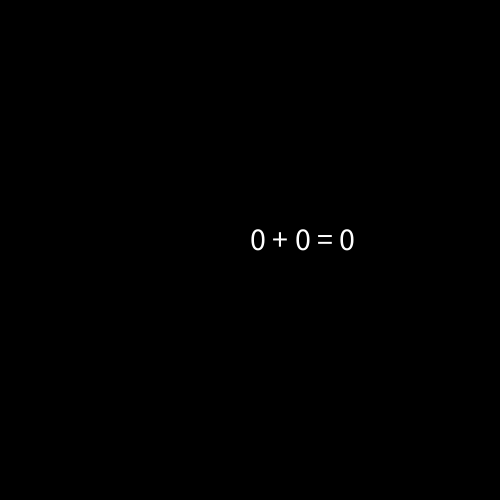
Frame 1 (no input)
Frame 60 (the mouse pressed at the canvas centre just before this capture): identical to frame 1, image omitted
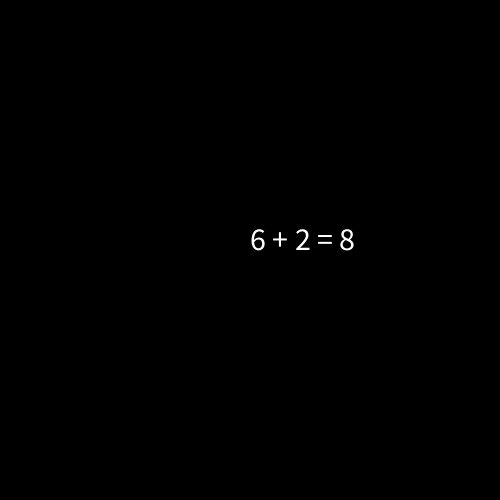
Frame 120 (the mouse held since frame 60 and released just before this capture)

The Processing sketch that drew these frames (run headless with seeded random() and noise(); from frame 60 on, the mouse is pressed at the canvas centre):

// Processing sketch: addition_of__integers
// ── addition_of__integers.pde
//create an integer function that returns the sum of two numbers
String additionSentence;
int n1, n2;
void setup(){
  size(500, 500);
  println(addition(4,5));
  textSize(32); 
}

void draw(){
  background(0);
  //first number + second number = sum
  additionSentence = n1 + " + " + n2 + " = " + addition(n1, n2); 
  text(additionSentence, width/2, height/2); 
  //addition inside the quotations have a different purspose
}

// this is creating a local variable
int addition(int a, int b){   
  int sum = a + b; 
  return sum; 
}

void mousePressed(){
  n1 = int(random(0,10));
  n2 = int(random(0,10));
}
  
